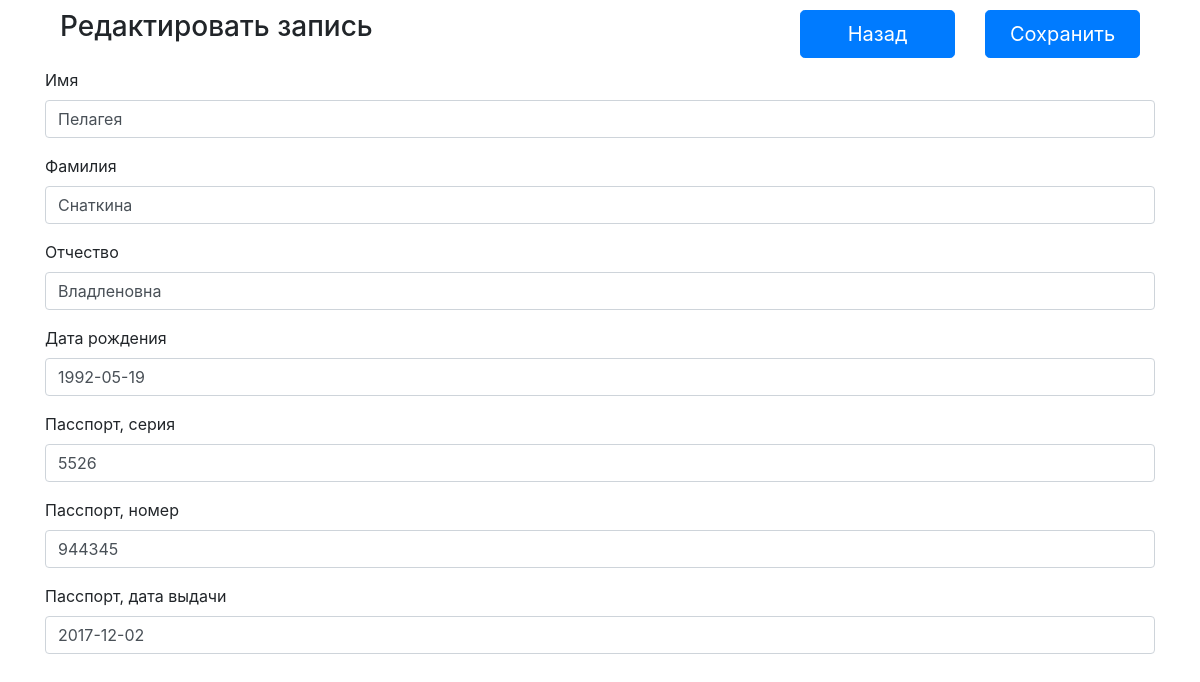
Page /edit.php?iClientID=1 on the committed database.
### tables this page shows
CREATE TABLE `Clients` (
	`iClientID` INT(6) UNSIGNED AUTO_INCREMENT,
	`sFirstName` VARCHAR(255) NOT NULL,
	`sLastName` VARCHAR(255) NOT NULL,
	`sFatherName` VARCHAR(255) NOT NULL,
	`dBirthDate` DATE NOT NULL,
	`iPassportSerial` INT(4) UNSIGNED NOT NULL,
	`iPassportNumber` INT(6) UNSIGNED NOT NULL,
	`dPassportDate` DATE NOT NULL,
	PRIMARY KEY (`iClientID`),
	INDEX `ClientIndex` (`sFirstName`, `sLastName`, `sFatherName`, `iPassportSerial`, `iPassportNumber`)
);

### ClientsRecord.class.php (called while the page is built, shortened)
<?php
include_once("Database.class.php");
class ClientsRecord
{
	private $_aRecord;
	public function __get($sName)
	{
		return $this->_aRecord[$sName];
	}
	public function fnFind($iID)
	{
		$iID = intval($iID);
		$oQueryHandler =  Database::fnHandler()->query("SELECT * FROM Clients WHERE iClientID = $iID LIMIT 1");
		$this->_aRecord = $oQueryHandler->fetch(PDO::FETCH_ASSOC);
	}
}

### Database.class.php (called while the page is built, shortened)
<?php
class Database
{
	private static $_oInstance;
	public static function getInstance()
	{
		if (!self::$_oInstance)
			self::$_oInstance = new self();
		return self::$_oInstance;
	}
	public function __construct() {
		$this->_oDBHandler = new PDO(
			'mysql:host=localhost;dbname=Application',
			$_ENV['DB_USER'],
			$_ENV['DB_PASSWORD']
		);
	}
	public static function fnHandler()
	{
		return self::getInstance()->_oDBHandler;
	}
}

### edit.php (the view, shortened to what this page needs)
<?php
include("ClientsRecord.class.php");
$oClientsRecord = ClientsRecord::getInstance();
$aErrors = [];
if (isset($_REQUEST['iClientID'])) {
	$sTitle = 'Редактировать запись';
	$oClientsRecord->fnFind($_REQUEST['iClientID']);
} else {
	$sTitle = 'Создать запись';
}
?>
<!DOCTYPE html>
<html>
<head>
	<link rel="stylesheet" type="text/css" href="bootstrap.min.css">
</head>
<body>
	<div class="container">
		<form method="POST">
			<div class="row" style="margin:10px 0px 10px 0px">
				<div class="col-md-8 order-md-1">
					<h3><?php echo $sTitle ?></h3>
				</div>
				<div class="col-md-2 order-md-2">
					<a href="index.php" class="btn btn-primary btn-lg btn-block">Назад</a>
				</div>
				<div class="col-md-2 order-md-3">
					<input type="submit" class="btn btn-primary btn-lg btn-block" name="save" value="Сохранить">
				</div>
			</div>
			<?php foreach (ClientsRecord::$aFormFields as $aField): ?>
			<div class="form-group">
				<label for="<?php echo $aField["name"] ?>"><?php echo $aField["label"] ?></label>
				<input
					type="text"
					class="form-control <?php if (isset($aErrors[$aField["name"]])): ?>is-invalid<?php endif ?>"
					id="<?php echo $aField["name"] ?>"
					name="<?php echo $aField["name"] ?>"
					value="<?php echo $oClientsRecord->{$aField["name"]} ?>"
				>
			</div>
			<?php endforeach ?>
		</form>
	</div>
</body>
</html>

### rows in the picture
clients: sFirstName "Пелагея", sLastName "Снаткина", sFatherName "Владленовна", dBirthDate "1992-05-19", iPassportSerial "5526", iPassportNumber "944345", dPassportDate "2017-12-02"

### other values in the picture
$sTitle "Редактировать запись"
$aField["label"] "Имя"
$aField["label"] "Фамилия"
$aField["label"] "Отчество"
$aField["label"] "Дата рождения"
$aField["label"] "Пасспорт, серия"
$aField["label"] "Пасспорт, номер"
$aField["label"] "Пасспорт, дата выдачи"
